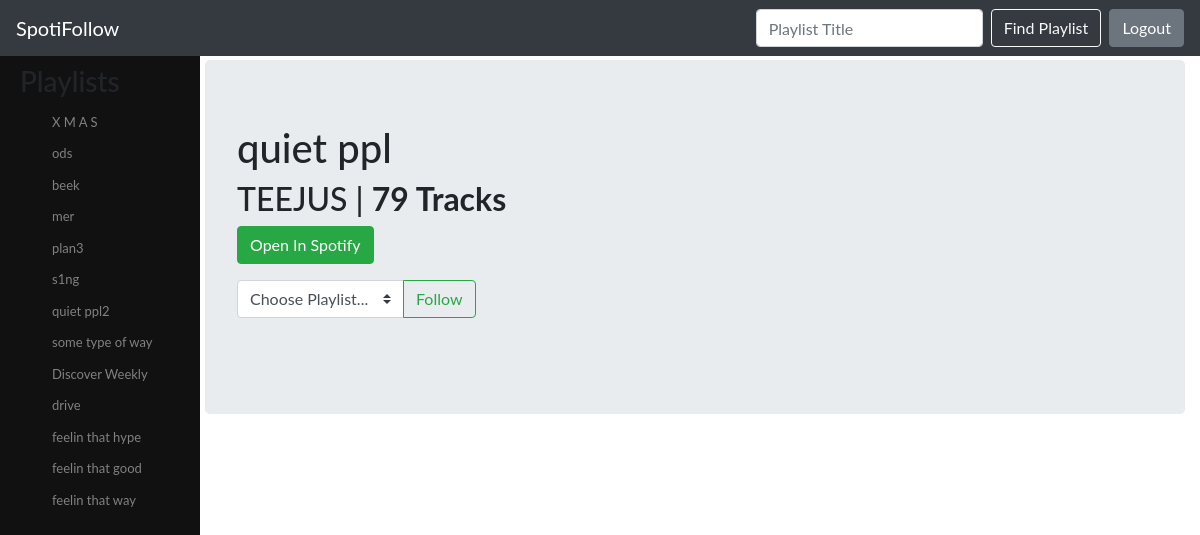
Page /search/70 (signed in) on the committed database.
### playlist/models.py (models this page shows, shortened)
class Playlist(models.Model):
	playlist_id = models.CharField(max_length=200, primary_key=True)
	title = models.CharField(max_length=200)
	author = models.CharField(max_length=200)
	href = models.CharField(max_length=500)
	tracks_href = models.CharField(max_length=200)
	tracks = models.ManyToManyField(Track, through='TrackInstance')
	linked = models.BooleanField(default=False)
	origin_playlist = models.ForeignKey('self', null=True, on_delete=models.SET_NULL)

### search/models.py (models this page shows)
class Search(models.Model):
	playlist_id = models.CharField(max_length=200)
	title = models.CharField(max_length=200)
	author = models.CharField(max_length=200)
	total = models.IntegerField()
	href = models.CharField(max_length=200)
	tracks_href = models.CharField(max_length=200)

### search/views.py (the view)
# urls.py: path('search/<int:pk>', views.SearchDetailView.as_view(), name='search-detail'),
class SearchDetailView(generic.DetailView):
	model = Search
	def get_context_data(self, **kwargs):
		context = super(SearchDetailView, self).get_context_data(**kwargs)
		context['playlist_list'] = Playlist.objects.filter(author=self.request.user)
		return context

### search/templates/search/search_detail.html (shortened to what this page needs)
{% extends "base_table.html" %}
{% block header_include %}
  {% include "playlist/playlist_header.html" with playlist_list=playlist_list %}
{% endblock header_include %}
{% block section_head %}
  <h1>{{ object.title }}</h1>
  <h2>{{ object.author }} | <b>{{ object.total }} Tracks</b></h2>
  <p><a href=""><button type="button" class="btn btn-success">Open In Spotify</button></a></p>
  <p><form action="{% url 'search:link-playlist' %}" class="form-inline my-2 my-lg-0" method="POST">
    <div class="input-group">
      <select class="custom-select" id="selectLinkPlaylist" name="user_title">
        <option value="">Choose Playlist...</option>
      </select>
      <div class="input-group-append">
        <button class="btn btn-outline-success" type="submit">Follow</input>
      </div>
    </div>
  </form></p>
{% endblock section_head %}

### playlist/templates/playlist/playlist_header.html
{% extends "base_header.html" %}
{% load static %}
{% block sidenav %}
	{% if playlist_list %}
		<h3>Playlists</h3>
		<ul class="nav flex-column">
		{% for playlist in playlist_list %}
			<li class="nav-item">
				<a class="nav-link" href="{% url 'playlist-detail' playlist.playlist_id %}">{{ playlist.title }}</a>
			</li>
		{% endfor %}
		</ul>
	{% else %}
		<h3>Playlists</h3>
	{% endif %}
{% endblock sidenav %}

### playlist/static/playlist/style.css (style rules this page uses)
body { font-family: "Lato", sans-serif; }
.sidenav a { padding: 6px 6px 6px 32px; text-decoration: none; color: #818181; display: block; font-size: small; }

### rows in the picture
Playlist: title "X M A S"
Playlist: title "ods"
Playlist: title "beek"
Playlist: title "mer"
Playlist: title "plan3"
Playlist: title "s1ng"
Playlist: title "quiet ppl2"
Playlist: title "some type of way"
Playlist: title "Discover Weekly"
Playlist: title "drive"
Playlist: title "feelin that hype"
Playlist: title "feelin that good"
Playlist: title "feelin that way"
Search: title "quiet ppl", author "TEEJUS", total "79"
